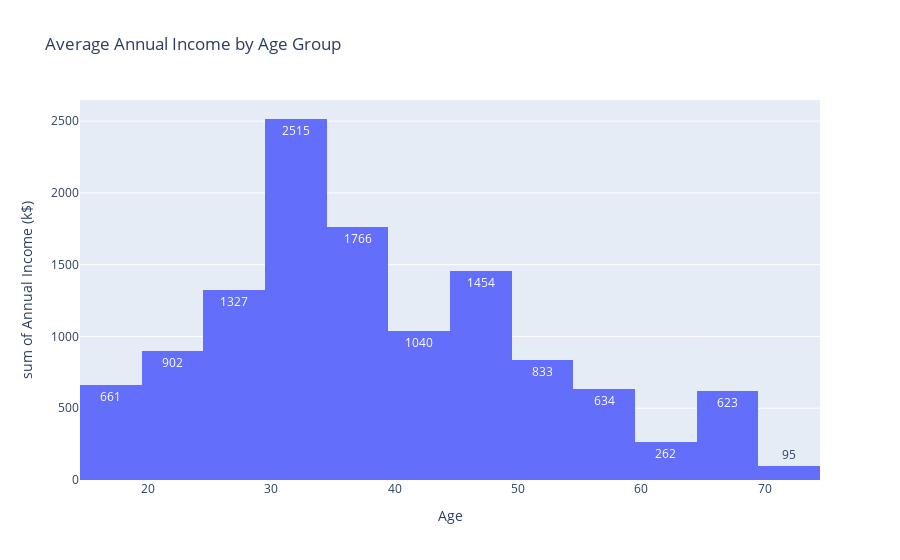

Write notebook code for a chart like this one.
### Code cell
px.histogram(df, x='Age', y='Annual Income (k$)', text_auto=True, title='Average Annual Income by Age Group')

### Figure 1 — Plotly figure (JSON) as saved in the notebook; plotly's stock layout.template omitted (floating-point values rounded to 4 significant figures; data arrays with more than 128 entries replaced by an {"elided": "..."} marker saying what was removed)
{"data": [{"bingroup": "x", "histfunc": "sum", "hovertemplate": "Age=%{x}<br>sum of Annual Income (k$)=%{y}<extra></extra>", "legendgroup": "", "marker": {"color": "#636efa", "pattern": {"shape": ""}}, "name": "", "orientation": "v", "showlegend": false, "texttemplate": "%{value}", "type": "histogram", "x": {"elided": "200 int values"}, "xaxis": "x", "y": {"elided": "200 int values"}, "yaxis": "y"}], "layout": {"barmode": "relative", "legend": {"tracegroupgap": 0}, "title": {"text": "Average Annual Income by Age Group"}, "xaxis": {"anchor": "y", "domain": [0, 1], "title": {"text": "Age"}}, "yaxis": {"anchor": "x", "domain": [0, 1], "title": {"text": "sum of Annual Income (k$)"}}}}
